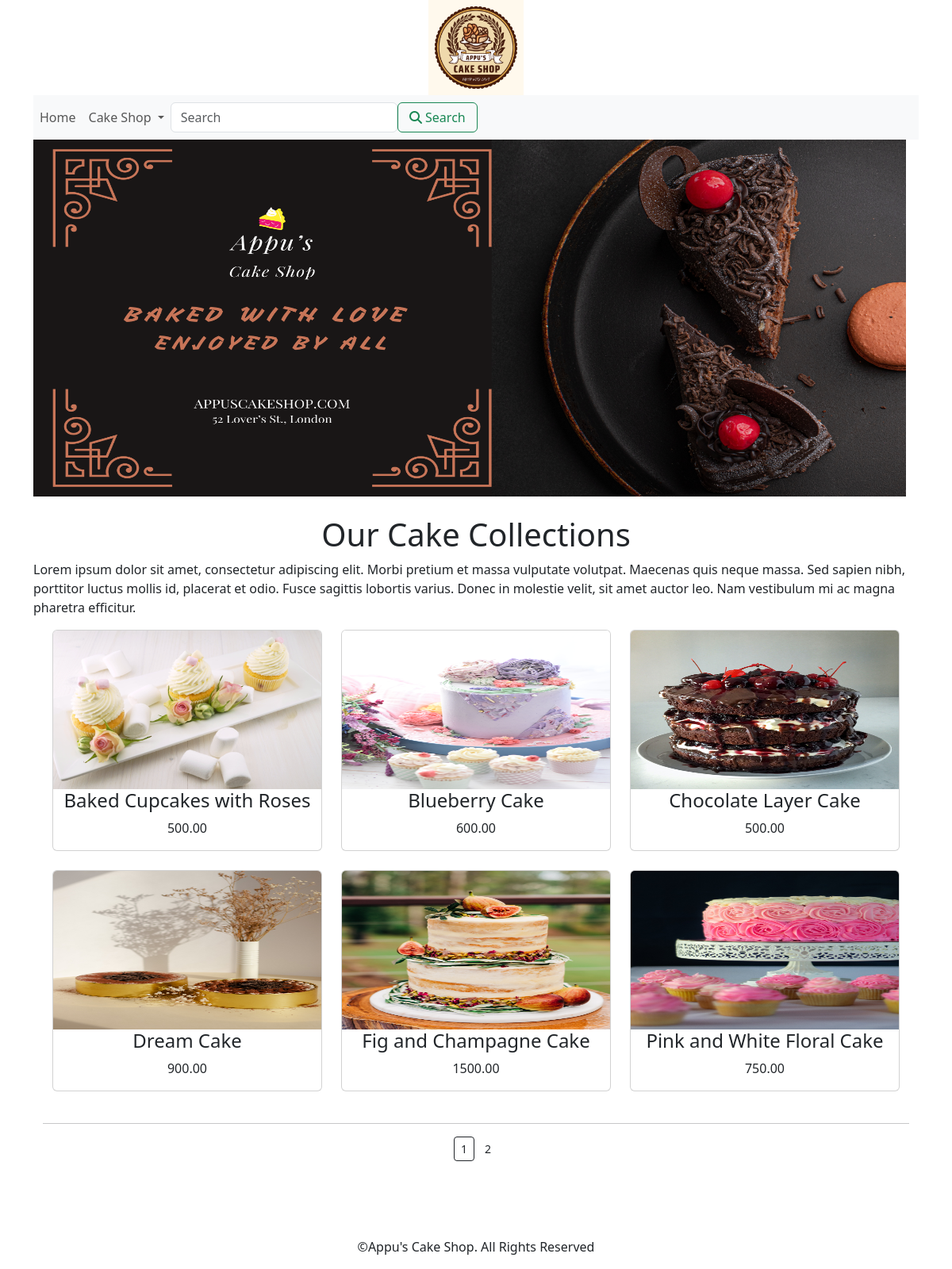
The page / on the database its author committed.
### cakeapp/models.py (models this page shows, shortened)
class Products(models.Model):
    name=models.CharField(max_length=250,unique=True)
    slug=models.SlugField(max_length=250,unique=True)
    desc=models.TextField(blank=True)
    price=models.DecimalField(max_digits=10,decimal_places=2)
    category=models.ForeignKey(Category,on_delete=models.CASCADE)
    image=models.ImageField(upload_to='product',blank=True)
    stock=models.IntegerField()
    available=models.BooleanField(default=True)
    created=models.DateTimeField(auto_now_add=True)
    updated=models.DateTimeField(auto_now=True)
    class Meta:
        ordering=('name',)
        verbose_name='product'
        verbose_name_plural='products'
    def get_url(self):
        return reverse('cakeapp:procatdetail', args=[self.category.slug,self.slug])

### cakeapp/views.py (the view)
# urls.py: path('',views.allprodcat,name='allprodcat'),
def allprodcat(request,c_slug=None):
    c_page=None
    product_list=None
    if c_slug != None:
        c_page=get_object_or_404(Category,slug=c_slug)
        product_list=Products.objects.all().filter(category=c_page,available=True)
    else:
        product_list=Products.objects.all().filter(available=True)
    paginator=Paginator(product_list,6)
    try:
        page=int(request.GET.get('page','1'))
    except:
        page=1
    try:
        products=paginator.page(page)
    except(EmptyPage,InvalidPage):
        products=paginator.page(paginator.num_pages)
    return render(request,"category.html",{'category':c_page,'products':products})

### cakeapp/context_processors.py (called while the page is built)
def menu_links(request):
    links=Category.objects.all()
    return dict(links=links)

### cakeapp/models.py (called while the page is built)
    def get_url(self):
        return reverse('cakeapp:products_by_category', args=[self.slug])

### cart_app/context_processors.py (called while the page is built)
def counter(request):
    item_count=0
    if 'admin' in request.path:
        return {}
    else:
        try:
            cart=Cart.objects.filter(Cart_id=_cart_id(request))
            cart_item=CartItem.objects.all().filter(cart=cart[:1])
            for citem in cart_item:
                item_count += citem.quantity
        except Cart.DoesNotExist:
            item_count=0
    return dict(item_count=item_count)

### cart_app/views.py (called while the page is built)
def _cart_id(request):
    cart=request.session.session_key
    if not cart:
        cart=request.session.create()
    return cart

### templates/category.html (shortened to what this page needs)
{% extends 'base.html' %}
{% load static %}
{% block content %}
    <div class="mx-auto">
        {% if category %}
            <img class="my_image" src="{{category.image.url}}" alt="{{category.name}}" width="1100px;" height="450px;">
    </div>
    <br>
    <div>
        <h1 class="text-center my_title">{{category.name}}</h1>
        <p class="text-justify">{{category.description}}</p>
    </div>
        {% else %}
            <div>
                <img class="my_image my_image_padding" src="{% static 'img/banner.png' %}" alt="Our Items" width="1100px;" height="450px;">
            </div>
            <br>
            <div>
                <h1 class="text-center my_title">Our Cake Collections</h1>
                <p class="text-justify">Lorem ipsum dolor sit amet, consectetur adipiscing elit. Morbi pretium et massa vulputate volutpat. Maecenas quis neque massa. Sed sapien nibh, porttitor luctus mollis id, placerat et odio. Fusce sagittis lobortis varius. Donec in molestie velit, sit amet auctor leo. Nam vestibulum mi ac magna pharetra efficitur. </p>
            </div>
        {% endif %}
    <div class="container">
        <div class="row mx-auto">
            {% for product in products.object_list %}
                <div class="my_bottom_margin col-9 col-sm-12 col-md-4 col-lg-4">
                    <div class="card text-center" style="min-width: 18rem;">
                        <a href="{{product.get_url}}"><img class="card-img-top my_image" src="{{product.image.url}}" alt="{{product.name}}" width="200px;" height="200px;"></a>
                        <div class="card_body">
                            <h4>{{product.name}}</h4>
                            <p>{{product.price}}</p>
                        </div>
                    </div>
                    <br>
                </div>
            {% endfor %}
        </div>
        <div class="mx-auto">
            {% if products.paginator.num_pages > 1 %}
                <hr>
                    <div class="text-center">
                        {% for pg in products.paginator.page_range %}
                            <a href="?page={{pg}}" class="btn btn light btn-sm {% if products.number == pg %} active {% endif %}">{{pg}}</a>
                        {% endfor %}
                    </div>
                    {% endif %}
        </div>
    </div>
{% endblock %}

### templates/base.html (shortened to what this page needs)
{% load static %}
<!DOCTYPE html>
<html lang="en">
<head>
    <link href="https://cdn.jsdelivr.net/npm/bootstrap@5.3.2/dist/css/bootstrap.min.css" rel="stylesheet">
</head>
<body>
<div class="container">
    {% include 'header.html' %}
    {% include 'navbar.html' %}
    {% block content %}
    {% endblock %}
</div>
<br><br><br><br>
{% include 'footer.html' %}
</body>
</html>

### templates/header.html
{% load static %}
<header>
  <center>
    <a href="{% url 'cakeapp:allprodcat' %}"><img src = "{% static 'img/Logo.png' %}" alt ="logo image" width="120px;" height="120px;"></a>
  </center>
</header>

### templates/navbar.html (shortened to what this page needs)
<nav class="navbar navbar-expand-lg navbar-light bg-light">
  <div class="collapse navbar-collapse" id="navbarSupportedContent">
    <ul class="navbar-nav mr-auto">
      <li class="nav-item">
        <a class="nav-link" href="{% url 'cakeapp:allprodcat' %}">Home</a>
      </li>
      <li class="nav-item dropdown {% if 'cakeapp' in request.path %}active{% endif %}">
        <a class="nav-link dropdown-toggle" href="#" role="button" data-toggle="dropdown" aria-expanded="false">
          Cake Shop
        </a>
      </li>
    </ul>
    <form class="d-flex" action="{% url 'search_app:searchResult' %}" method="get">
        <input class="form-control mr-sm-2" type="search" placeholder="Search" name="q" aria-label="Search">
        <button class="btn btn-outline-success my-2 my-sm-0" type="submit" style="width:130px;"><i class="fa-solid fa-magnifying-glass"></i>&nbsp;Search</button>
    </form>
  </div>
</nav>

### templates/footer.html
<div class="footer navbar-fixed-bottom my_footer">
  <p class="text-center">
    &copy;Appu's Cake Shop. All Rights Reserved
  </p>
</div>

### rows shown on the page
Products: image (picture), name "Baked Cupcakes with Roses", price "500.00"
Products: image (picture), name "Blueberry Cake", price "600.00"
Products: image (picture), name "Chocolate Layer Cake", price "500.00"
Products: image (picture), name "Dream Cake", price "900.00"
Products: image (picture), name "Fig and Champagne Cake", price "1500.00"
Products: image (picture), name "Pink and White Floral Cake", price "750.00"

### other values the page prints
{{ pg }} "1" "2"
